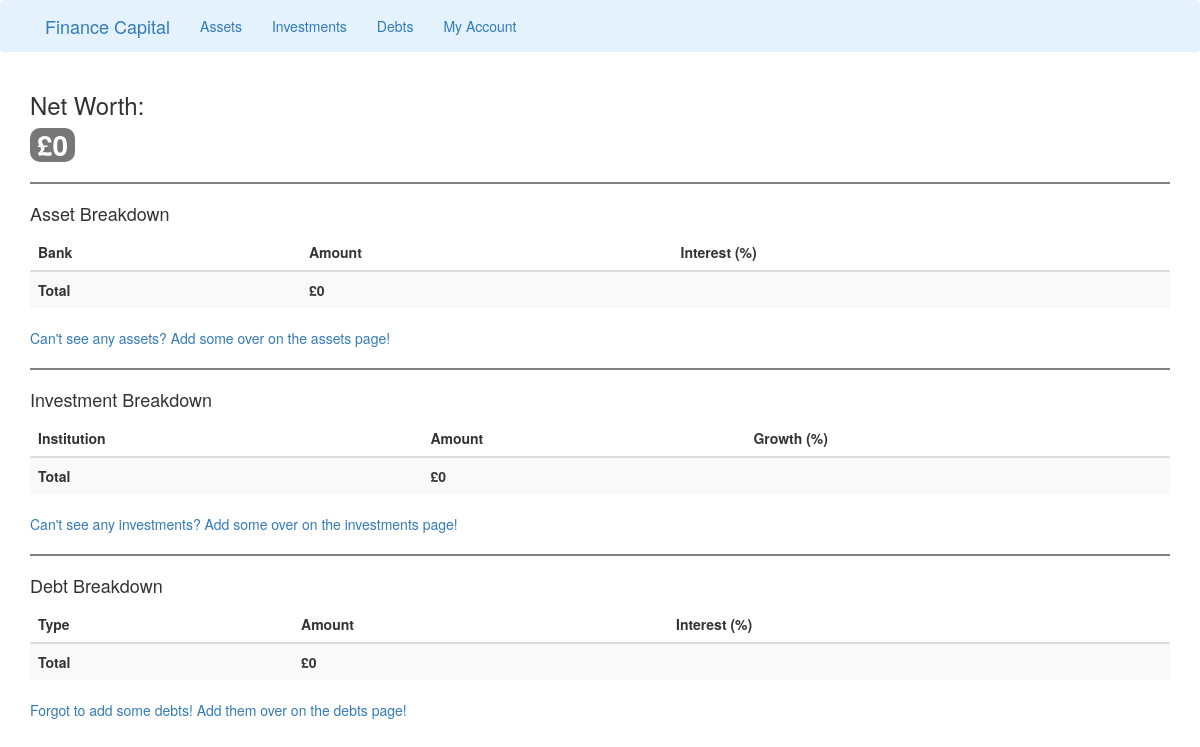
/account, run on an earlier commit of the app's database.
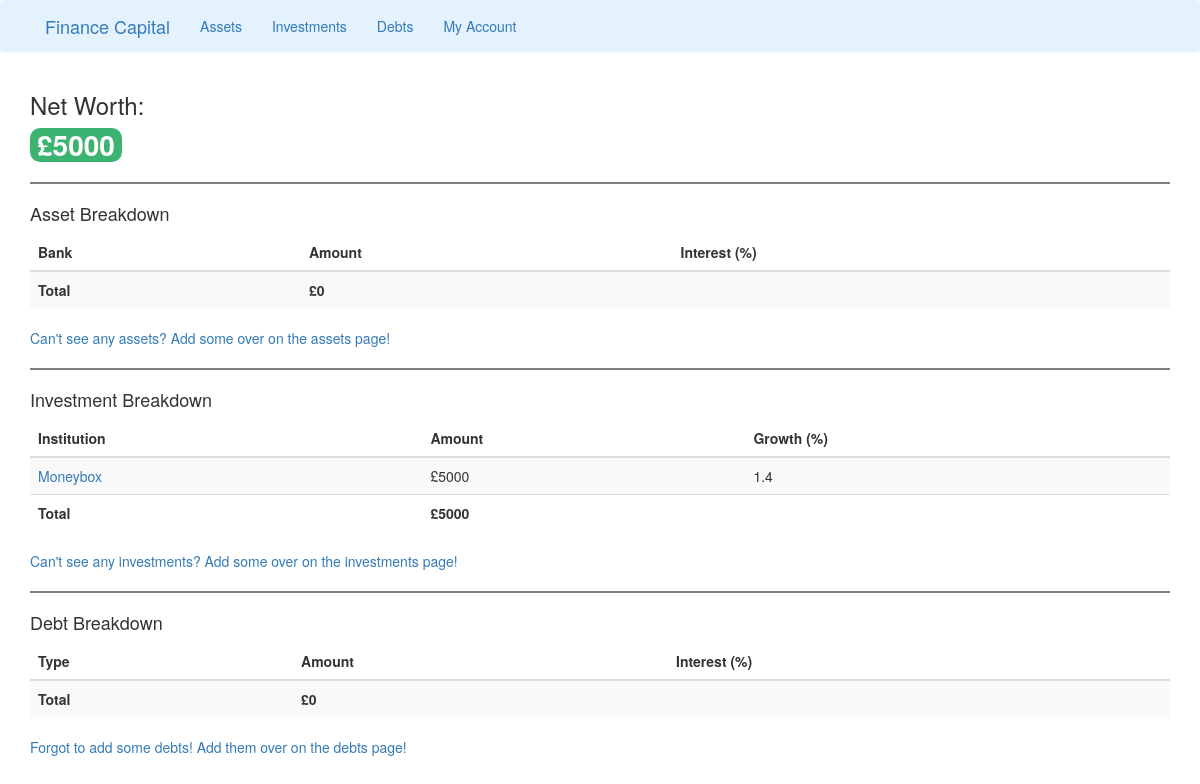
And on a later commit of the database.
### run.py (models this page shows, shortened)
class adding_investments(db.Model, UserMixin):
    id = db.Column(db.Integer, primary_key=True)
    institution = db.Column(db.String(30), unique=False, nullable=False)
    amount = db.Column(db.Integer, unique=False, nullable=False)
    growth = db.Column(db.Integer, unique=False, nullable=False)

### run.py (the view)
@app.route('/account', methods=['GET', 'POST'])
def account():
    form_1 = adding_assets.query.all()
    form_2 = adding_investments.query.all()
    form_3 = adding_debts.query.all()
    result_1 = [r.amount for r in db.session.query(adding_assets).all()]
    total_assets = sum(result_1)
    result_2 = [r.amount for r in db.session.query(adding_investments).all()]
    total_investments = sum(result_2)
    result_3 = [r.amount for r in db.session.query(adding_debts).all()]
    total_debts = sum(result_3)
    net_worth = total_assets + total_investments - total_debts
    return render_template('account.html', title='Account', form_1=form_1, form_2=form_2, form_3=form_3,
                            total_assets=total_assets, total_investments=total_investments,
                            total_debts=total_debts, net_worth=net_worth)

### templates/account.html (shortened to what this page needs)
{% extends 'base.html' %}
{% block content %}
<link rel="stylesheet" href='run.py'>
<div class="container">
    <h3>Net Worth:</h3>
    {% if net_worth > 0 %}
        <span class="badge badge-info even-larger-badge" style="background-color:MediumSeaGreen;">£{{ net_worth }}</span>
    {% elif net_worth < 0  %}
        <span class="badge badge-info even-larger-badge" style="background-color:Tomato;">£{{ net_worth }}</span>
    {% else %}
        <span class="badge badge-info even-larger-badge">£0</span>
    {% endif %}
    <hr style="height:2px;border-width:0;color:gray;background-color:gray">
    <h4>Asset Breakdown</h4>
        <table class="table table-striped">
            <thead>
            <tr>
                <th>Bank</th>
                <th>Amount</th>
                <th>Interest (%)</th>
            </tr>
            </thead>
            <tbody>
            <tr>
                <th>Total</th>
                <th>£{{ total_assets }}</th>
                <th></th>
            </tr>
            </tbody>
        </table>
    <a href="{{ url_for('assets') }}">Can't see any assets? Add some over on the assets page!</a>
    <hr style="height:2px;border-width:0;color:gray;background-color:gray">
    <h4>Investment Breakdown</h4>
    <table class="table table-striped">
        <thead>
        <tr>
            <th>Institution</th>
            <th>Amount</th>
            <th>Growth (%)</th>
        </tr>
        </thead>
        <tbody>
        {% for investment in form_2 %}
        {% if investment %}
        <tr>
            <td> <a href="{{ url_for('delete_investment', investment_id=investment.id) }}">{{ investment.institution }}</td>
            <td>£{{ investment.amount }}</td>
            <td>{{ investment.growth }}</td>
        </tr>
        {% else %}
        <tr><td></td></tr>
        {% endif %}
        {% endfor %}
        <tr>
            <th>Total</th>
            <th>£{{ total_investments }}</th>
            <th></th>
        </tr>
        </tbody>
    </table>
    <a href="{{ url_for('investments') }}">Can't see any investments? Add some over on the investments page!</a>
    <hr style="height:2px;border-width:0;color:gray;background-color:gray">
    <h4>Debt Breakdown</h4>
        <table class="table table-striped">
            <thead>
            <tr>
                <th>Type</th>
                <th>Amount</th>
                <th>Interest (%)</th>
            </tr>
            </thead>
            <tbody>
                <tr>
                    <th>Total</th>
                    <th>£{{ total_debts }}</th>
                    <th></th>
                </tr>
            </tbody>
        </table>
    <a href="{{ url_for('debts') }}">Forgot to add some debts! Add them over on the debts page!</a>
</div>
{% endblock content %}

### templates/base.html (shortened to what this page needs)
<!DOCTYPE html>
<html lang="en">
<head>
  <link rel="stylesheet" href="https://maxcdn.bootstrapcdn.com/bootstrap/3.4.1/css/bootstrap.min.css">
</head>
<html>
<body>
    <nav>
    <div class="navbar navbar-light" style="background-color: #e3f2fd;">
        <div class='container'>
        <div class="container-fluid">
            <div class="navbar-header">
                <a class="navbar-brand" href="{{ url_for('home') }}">Finance Capital</a>
            </div>
            <ul class="nav navbar-nav">
                <li><a href="{{ url_for('assets') }}">Assets</a></li>
                <li><a href="{{ url_for('investments') }}">Investments</a></li>
                <li><a href="{{ url_for('debts') }}">Debts</a></li>
                <li><a href="{{ url_for('account') }}">My Account</a></li>
            </ul>
        </div>
        </div>
    </div>
    </nav>
    {% block content %}
    {% endblock %}
</body>
</html>

### templates/account.html (style rules this page uses)
.even-larger-badge { font-size: 2.0em; }

What changed in the data, as far as the page shows it:
added adding_investments: institution "Moneybox", amount "5000", growth "1.4"
Also different on the page:
{{ net_worth }}: (not shown) → "5000"
{{ total_investments }}: "0" → "5000"
text no longer shown: "£0"
